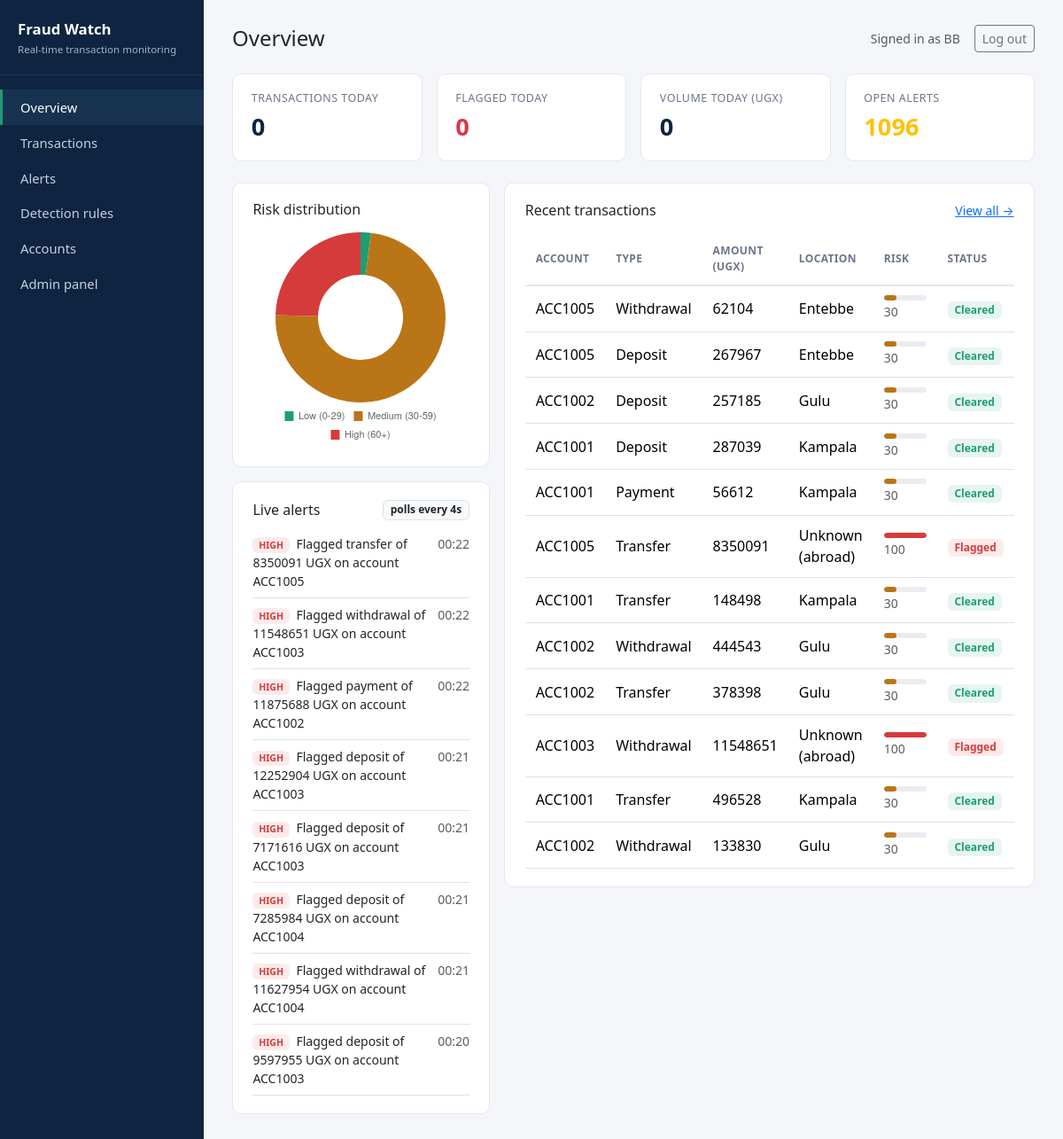
The app's page /dashboard/ (signed in) with its own data.
### alerts/models.py (models this page shows, shortened)
class Alert(models.Model):
    class Severity(models.TextChoices):
        LOW = "LOW", "Low"
        MEDIUM = "MEDIUM", "Medium"
        HIGH = "HIGH", "High"
    transaction = models.OneToOneField(Transaction, on_delete=models.CASCADE, related_name="alert")
    severity = models.CharField(max_length=10, choices=Severity.choices)
    message = models.CharField(max_length=255)
    is_resolved = models.BooleanField(default=False)
    resolved_by = models.ForeignKey(
        settings.AUTH_USER_MODEL, null=True, blank=True, on_delete=models.SET_NULL
    )
    created_at = models.DateTimeField(auto_now_add=True)
    resolved_at = models.DateTimeField(null=True, blank=True)
    class Meta:
        ordering = ["-created_at"]

### transactions/models.py (models this page shows, shortened)
class Transaction(models.Model):
    class TransactionType(models.TextChoices):
        TRANSFER = "TRANSFER", "Transfer"
        PAYMENT = "PAYMENT", "Payment"
        WITHDRAWAL = "WITHDRAWAL", "Withdrawal"
        DEPOSIT = "DEPOSIT", "Deposit"
    class Status(models.TextChoices):
        PENDING = "PENDING", "Pending review"
        CLEARED = "CLEARED", "Cleared"
        FLAGGED = "FLAGGED", "Flagged"
    id = models.UUIDField(primary_key=True, default=uuid.uuid4, editable=False)
    account = models.ForeignKey(Account, on_delete=models.CASCADE, related_name="transactions")
    transaction_type = models.CharField(
        max_length=20, choices=TransactionType.choices, default=TransactionType.TRANSFER
    )
    amount = models.DecimalField(max_digits=14, decimal_places=2)
    location = models.CharField(max_length=100)
    counterparty = models.CharField(max_length=150, blank=True)
    timestamp = models.DateTimeField(auto_now_add=True)
    status = models.CharField(max_length=20, choices=Status.choices, default=Status.PENDING)
    risk_score = models.PositiveSmallIntegerField(default=0)
    class Meta:
        ordering = ["-timestamp"]
        indexes = [
            models.Index(fields=["account", "timestamp"]),
            models.Index(fields=["status"]),
        ]

class Account(models.Model):
    account_number = models.CharField(max_length=20, unique=True)
    holder_name = models.CharField(max_length=150)
    usual_location = models.CharField(
        max_length=100,
        help_text="Typical city/region this account transacts from, e.g. Kampala",
    )
    created_at = models.DateTimeField(auto_now_add=True)
    class Meta:
        ordering = ["holder_name"]

### dashboard/views.py (the view)
# urls.py: path("", views.dashboard_home, name="home"),
@login_required
def dashboard_home(request):
    today = timezone.localdate()
    todays_transactions = Transaction.objects.filter(timestamp__date=today)
    stats = {
        "total_today": todays_transactions.count(),
        "flagged_today": todays_transactions.filter(status=Transaction.Status.FLAGGED).count(),
        "cleared_today": todays_transactions.filter(status=Transaction.Status.CLEARED).count(),
        "volume_today": todays_transactions.aggregate(total=Sum("amount"))["total"] or 0,
        "open_alerts": Alert.objects.filter(is_resolved=False).count(),
    }
    risk_bands = {
        "low (0-29)": Transaction.objects.filter(risk_score__lt=30).count(),
        "medium (30-59)": Transaction.objects.filter(risk_score__gte=30, risk_score__lt=60).count(),
        "high (60+)": Transaction.objects.filter(risk_score__gte=60).count(),
    }
    recent_transactions = Transaction.objects.select_related("account")[:12]
    open_alerts = (
        Alert.objects.filter(is_resolved=False)
        .select_related("transaction", "transaction__account")[:8]
    )
    latest_alert_id = Alert.objects.order_by("-id").values_list("id", flat=True).first() or 0
    return render(request, "dashboard/home.html", {
        "stats": stats,
        "risk_bands": risk_bands,
        "transactions": recent_transactions,
        "alerts": open_alerts,
        "latest_alert_id": latest_alert_id,
    })

### templates/dashboard/home.html (shortened to what this page needs)
{% extends "dashboard/base.html" %}
{% block page_title %}Overview{% endblock %}
{% block content %}
<div class="row g-3 mb-4">
    <div class="col-md-3">
        <div class="stat-card">
            <div class="stat-label">Transactions today</div>
            <div class="stat-value">{{ stats.total_today }}</div>
        </div>
    </div>
    <div class="col-md-3">
        <div class="stat-card">
            <div class="stat-label">Flagged today</div>
            <div class="stat-value text-danger">{{ stats.flagged_today }}</div>
        </div>
    </div>
    <div class="col-md-3">
        <div class="stat-card">
            <div class="stat-label">Volume today (UGX)</div>
            <div class="stat-value">{{ stats.volume_today|floatformat:0 }}</div>
        </div>
    </div>
    <div class="col-md-3">
        <div class="stat-card">
            <div class="stat-label">Open alerts</div>
            <div class="stat-value text-warning">{{ stats.open_alerts }}</div>
        </div>
    </div>
</div>
<div class="row g-3">
    <div class="col-md-4">
        <div class="card-panel">
            <h6 class="mb-3">Risk distribution</h6>
            <canvas id="riskChart" height="200"></canvas>
        </div>
        <div class="card-panel mt-3">
            <div class="d-flex justify-content-between align-items-center mb-2">
                <h6 class="mb-0">Live alerts</h6>
                <span class="badge bg-light text-dark border">polls every 4s</span>
            </div>
            <ul id="alert-list" class="list-unstyled mb-0" data-last-id="{{ latest_alert_id }}">
                {% for alert in alerts %}
                <li class="d-flex justify-content-between border-bottom py-2 small">
                    <span>
                        <span class="badge badge-severity-{{ alert.severity|lower }} me-1">{{ alert.severity }}</span>
                        {{ alert.message }}
                    </span>
                    <span class="text-muted">{{ alert.created_at|time:"H:i" }}</span>
                </li>
                {% empty %}
                <li class="text-muted small">No open alerts right now.</li>
                {% endfor %}
            </ul>
        </div>
    </div>
    <div class="col-md-8">
        <div class="card-panel">
            <div class="d-flex justify-content-between align-items-center mb-3">
                <h6 class="mb-0">Recent transactions</h6>
                <a href="{% url 'dashboard:transaction_list' %}" class="small">View all &rarr;</a>
            </div>
            <table class="table table-clean mb-0">
                <thead>
                    <tr>
                        <th>Account</th>
                        <th>Type</th>
                        <th>Amount (UGX)</th>
                        <th>Location</th>
                        <th>Risk</th>
                        <th>Status</th>
                    </tr>
                </thead>
                <tbody>
                    {% for txn in transactions %}
                    <tr style="cursor:pointer" onclick="window.location='{% url 'dashboard:transaction_detail' txn.id %}'">
                        <td>{{ txn.account.account_number }}</td>
                        <td>{{ txn.get_transaction_type_display }}</td>
                        <td>{{ txn.amount|floatformat:0 }}</td>
                        <td>{{ txn.location }}</td>
                        <td style="width:120px">
                            <div class="risk-bar-track">
                                <div class="risk-bar-fill" style="width:{{ txn.risk_score }}%; background:{% if txn.risk_score >= 60 %}#d63b3b{% elif txn.risk_score >= 30 %}#ba7517{% else %}#1d9e75{% endif %};"></div>
                            </div>
                            <span class="small text-muted">{{ txn.risk_score }}</span>
                        </td>
                        <td><span class="badge badge-{{ txn.status|lower }}">{{ txn.get_status_display }}</span></td>
                    </tr>
                    {% empty %}
                    <tr><td colspan="6" class="text-muted text-center py-4">No transactions yet. Run the simulator to generate demo activity.</td></tr>
                    {% endfor %}
                </tbody>
            </table>
        </div>
    </div>
</div>
{% endblock %}
{% block extra_js %}
<script>
    new Chart(document.getElementById('riskChart'), {
        type: 'doughnut',
        data: {
            labels: ['Low (0-29)', 'Medium (30-59)', 'High (60+)'],
            datasets: [{
                data: [{% for label, count in risk_bands.items %}{% if not forloop.first %},{% endif %}{{ count }}{% endfor %}],
                backgroundColor: ['#1d9e75', '#ba7517', '#d63b3b'],
                borderWidth: 0,
            }]
        },
        options: { plugins: { legend: { position: 'bottom', labels: { boxWidth: 10, font: { size: 11 } } } } }
    });
    const alertList = document.getElementById('alert-list');
    async function pollAlerts() {
        const since = alertList.dataset.lastId || 0;
        try {
            const res = await fetch(`{% url 'dashboard:poll_alerts' %}?since=${since}`);
            const data = await res.json();
            data.alerts.forEach(alert => {
                const li = document.createElement('li');
                li.className = 'd-flex justify-content-between border-bottom py-2 small';
                li.innerHTML = `<span><span class="badge badge-severity-${alert.severity.toLowerCase()} me-1">${alert.severity}</span> ${alert.message}</span><span class="text-muted">${alert.created_at}</span>`;
                alertList.prepend(li);
                alertList.dataset.lastId = alert.id;
            });
        } catch (e) { /* network hiccup, ignore and retry next tick */ }
    }
    setInterval(pollAlerts, 4000);
</script>
{% endblock %}

### templates/dashboard/base.html (shortened to what this page needs)
{% load static %}
<!DOCTYPE html>
<html lang="en">
<head>
    <link href="https://cdn.jsdelivr.net/npm/bootstrap@5.3.3/dist/css/bootstrap.min.css" rel="stylesheet">
    <link href="{% static 'dashboard/css/style.css' %}" rel="stylesheet">
</head>
<body>
<div class="app-shell">
    <nav class="sidebar">
        <div class="brand">
            Fraud Watch
            <small>Real-time transaction monitoring</small>
        </div>
        <a href="{% url 'dashboard:home' %}" class="{% if request.resolver_match.url_name == 'home' %}active{% endif %}">Overview</a>
        <a href="{% url 'dashboard:transaction_list' %}" class="{% if request.resolver_match.url_name == 'transaction_list' or request.resolver_match.url_name == 'transaction_detail' %}active{% endif %}">Transactions</a>
        <a href="{% url 'dashboard:alert_list' %}" class="{% if request.resolver_match.url_name == 'alert_list' %}active{% endif %}">Alerts</a>
        <a href="{% url 'dashboard:rules_list' %}" class="{% if request.resolver_match.url_name == 'rules_list' %}active{% endif %}">Detection rules</a>
        <a href="{% url 'dashboard:accounts_list' %}" class="{% if request.resolver_match.url_name == 'accounts_list' %}active{% endif %}">Accounts</a>
        <a href="/admin/">Admin panel</a>
    </nav>
    <main class="main-content">
        <div class="topbar">
            <h4 class="mb-0">{% block page_title %}Overview{% endblock %}</h4>
            <div class="d-flex align-items-center gap-3">
                {% if user.is_authenticated %}
                    <span class="text-muted small">Signed in as {{ user.username }}</span>
                    <form method="post" action="{% url 'logout' %}" class="d-inline">
                        <button class="btn btn-sm btn-outline-secondary" type="submit">Log out</button>
                    </form>
                {% endif %}
            </div>
        </div>
        {% block content %}{% endblock %}
    </main>
</div>
{% block extra_js %}{% endblock %}
</body>
</html>

### static/dashboard/css/style.css (style rules this page uses)
:root { --pimis-navy: #0f2440; --pimis-navy-light: #16324f; --pimis-accent: #1d9e75; --pimis-red: #d63b3b; --pimis-amber: #ba7517; --pimis-bg: #f4f6f9; }
body { background: var(--pimis-bg); }
.app-shell { display: flex; min-height: 100vh; }
.sidebar { width: 230px; background: var(--pimis-navy); color: #d9e2ec; flex-shrink: 0; padding: 1.25rem 0; }
.sidebar .brand { font-weight: 600; font-size: 1.05rem; color: #fff; padding: 0 1.25rem 1.25rem; border-bottom: 1px solid rgba(255,255,255,0.08); margin-bottom: 1rem; }
.sidebar .brand small { display: block; font-weight: 400; color: #9fb3c8; font-size: 0.72rem; margin-top: 2px; }
.sidebar a { display: flex; align-items: center; gap: 0.6rem; color: #c3d1e0; text-decoration: none; padding: 0.55rem 1.25rem; font-size: 0.92rem; border-left: 3px solid transparent; }
.sidebar a.active { background: var(--pimis-navy-light); color: #fff; border-left-color: var(--pimis-accent); }
.main-content { flex: 1; padding: 1.75rem 2rem; }
.topbar { display: flex; justify-content: space-between; align-items: center; margin-bottom: 1.5rem; }
.stat-card { background: #fff; border-radius: 10px; border: 1px solid #e4e8ee; padding: 1.1rem 1.3rem; height: 100%; }
.stat-card .stat-label { font-size: 0.78rem; color: #6b7688; text-transform: uppercase; letter-spacing: 0.04em; }
.stat-card .stat-value { font-size: 1.7rem; font-weight: 600; color: var(--pimis-navy); margin-top: 0.15rem; }
.card-panel { background: #fff; border-radius: 10px; border: 1px solid #e4e8ee; padding: 1.25rem 1.4rem; }
.badge-flagged { background: #fdeaea; color: var(--pimis-red); }
.badge-cleared { background: #e7f5ee; color: var(--pimis-accent); }
.badge-severity-high { background: #fdeaea; color: var(--pimis-red); }
.table-clean thead th { font-size: 0.75rem; text-transform: uppercase; letter-spacing: 0.03em; color: #6b7688; border-bottom: 2px solid #e4e8ee; }
.table-clean td, .table-clean th { vertical-align: middle; padding: 0.65rem 0.75rem; }
.risk-bar-track { background: #e9edf2; border-radius: 4px; height: 6px; width: 100%; overflow: hidden; }
.risk-bar-fill { height: 100%; border-radius: 4px; }

### records on screen
Alert: severity "HIGH", message "Flagged transfer of 8350091 UGX on account ACC1005", created_at "00:22"
Alert: severity "HIGH", message "Flagged withdrawal of 11548651 UGX on account ACC1003", created_at "00:22"
Alert: severity "HIGH", message "Flagged payment of 11875688 UGX on account ACC1002", created_at "00:22"
Alert: severity "HIGH", message "Flagged deposit of 12252904 UGX on account ACC1003", created_at "00:21"
Alert: severity "HIGH", message "Flagged deposit of 7171616 UGX on account ACC1003", created_at "00:21"
Alert: severity "HIGH", message "Flagged deposit of 7285984 UGX on account ACC1004", created_at "00:21"
Alert: severity "HIGH", message "Flagged withdrawal of 11627954 UGX on account ACC1004", created_at "00:21"
Alert: severity "HIGH", message "Flagged deposit of 9597955 UGX on account ACC1003", created_at "00:20"

### other values on screen
{{ user.username }} "BB"
{{ stats.total_today }} "0"
{{ stats.flagged_today }} "0"
{{ stats.volume_today|floatformat:0 }} "0"
{{ stats.open_alerts }} "1096"
chart data {{ count }} 88, 3299, 1103
